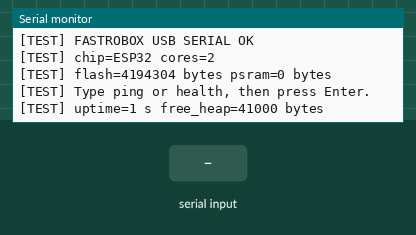
Bench run of a sketch on a simulated ESP32-S3. Parts: the last lines printed to the serial monitor. The inputs (shaded band) are chosen by the test bench.

Above: at 1.2 s.
1.3 s: "ping\n" received over Serial
At 1.9 s:
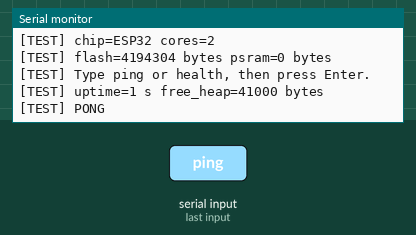
2.8 s: "health\n" received over Serial
At 2.96 s:
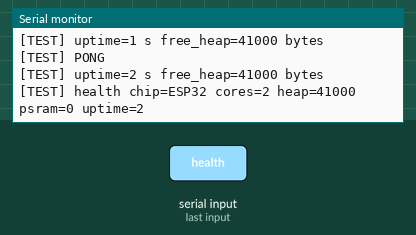
4.3 s: "1\n" received over Serial
At 4.9 s:
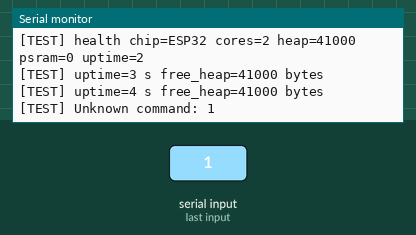
Timing chart, 0 to 7.3 s (numbered marks = the images above; inputs shaded):
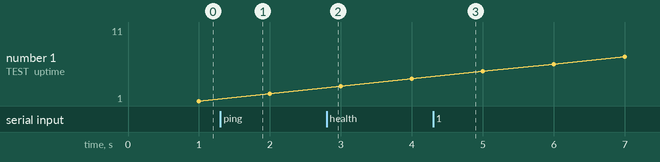

Measured:
- after the input at 1.3 s, the serial monitor: prints a new line at once (image 1)
- after the input at 2.8 s, the serial monitor: prints a new line at once (image 2)
- after the input at 4.3 s, the serial monitor: prints a new line at once (image 3)

The sketch:

usb_serial_test.ino
```cpp
// FastRobox hardware bring-up: USB serial only.
// This is a connectivity diagnostic, NOT a completed Level 1 firmware.
// ESP32-S3 + Arduino-ESP32; set USB CDC On Boot = Enabled.
// No external sensor wiring is needed for this test.
#include <Arduino.h>

static unsigned long lastPrint = 0;
static String command;

void setup() {
  Serial.begin(115200);
  const unsigned long deadline = millis() + 3000;
  while (!Serial && (long)(deadline - millis()) > 0) delay(10);

  Serial.println();
  Serial.println("[TEST] FASTROBOX USB SERIAL OK");
  Serial.printf("[TEST] chip=%s cores=%d\n", ESP.getChipModel(), ESP.getChipCores());
  Serial.printf("[TEST] flash=%lu bytes psram=%lu bytes\n",
                (unsigned long)ESP.getFlashChipSize(),
                (unsigned long)ESP.getPsramSize());
  Serial.println("[TEST] Type ping or health, then press Enter.");
}

void loop() {
  if (millis() - lastPrint >= 1000) {
    lastPrint = millis();
    Serial.printf("[TEST] uptime=%lu s free_heap=%lu bytes\n",
                  (unsigned long)(millis() / 1000),
                  (unsigned long)ESP.getFreeHeap());
  }

  while (Serial.available()) {
    const char c = (char)Serial.read();
    if (c == '\r') continue;
    if (c == '\n') {
      command.trim();
      if (command.equalsIgnoreCase("ping")) {
        Serial.println("[TEST] PONG");
      } else if (command.equalsIgnoreCase("health")) {
        Serial.printf("[TEST] health chip=%s cores=%d heap=%lu psram=%lu uptime=%lu\n",
                      ESP.getChipModel(), ESP.getChipCores(),
                      (unsigned long)ESP.getFreeHeap(),
                      (unsigned long)ESP.getFreePsram(),
                      (unsigned long)(millis() / 1000));
      } else if (command.length()) {
        Serial.printf("[TEST] Unknown command: %s\n", command.c_str());
      }
      command = "";
    } else if (command.length() < 64) {
      command += c;
    }
  }
}
```
